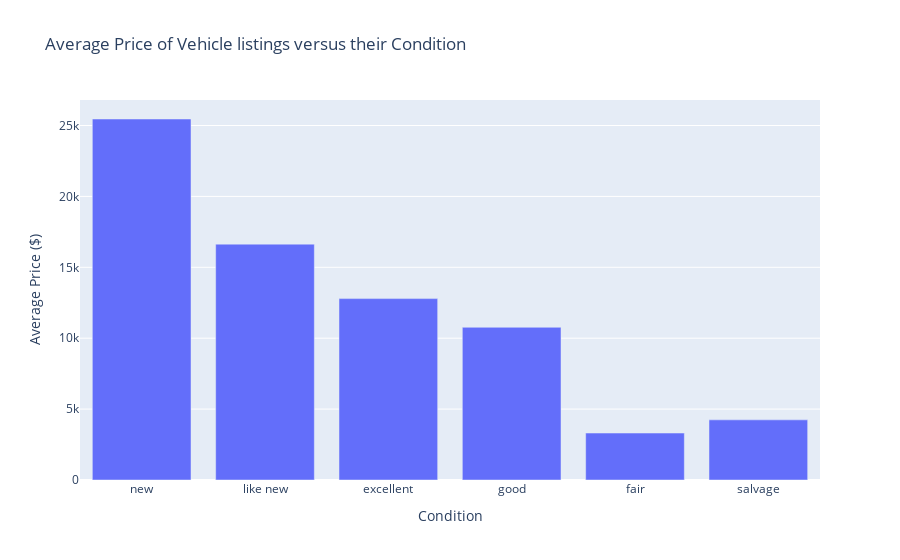

The notebook cell saved with this chart:
### Markdown cell above
We removed several entries with prices far exceeding that of normal market value for the given makes and models. Next we will look at the price versus the condition of the vehicle.

### Code cell
#fig = px.histogram(vehicles_df, x="condition", y="price") 
#fig = px.scatter(vehicles_df, x="condition", y="price") 

#create df with average price vs condition of vehicles data
pc_df = vehicles_df.groupby('condition')['price'].mean().round(0).astype('int')

#plotly chart settings
fig = px.bar(pc_df, y="price",
title="Average Price of Vehicle listings versus their Condition",
labels={"price": "Average Price ($)", "condition": "Condition"}) 
fig.update_xaxes(categoryorder='array', categoryarray= ['new', 'like new', 'excellent', 'good', 'fair', 'salvage'])
# showing the plot
fig.show()

### Figure 1 — Plotly figure (JSON) as saved in the notebook; plotly's stock layout.template omitted (floating-point values rounded to 4 significant figures)
{"data": [{"alignmentgroup": "True", "hovertemplate": "Condition=%{x}<br>Average Price ($)=%{y}<extra></extra>", "legendgroup": "", "marker": {"color": "#636efa", "pattern": {"shape": ""}}, "name": "", "offsetgroup": "", "orientation": "v", "showlegend": false, "textposition": "auto", "type": "bar", "x": ["excellent", "fair", "good", "like new", "new", "salvage"], "xaxis": "x", "y": [12792, 3312, 10770, 16634, 25459, 4242], "yaxis": "y"}], "layout": {"barmode": "relative", "legend": {"tracegroupgap": 0}, "title": {"text": "Average Price of Vehicle listings versus their Condition"}, "xaxis": {"anchor": "y", "categoryarray": ["new", "like new", "excellent", "good", "fair", "salvage"], "categoryorder": "array", "domain": [0, 1], "title": {"text": "Condition"}}, "yaxis": {"anchor": "x", "domain": [0, 1], "title": {"text": "Average Price ($)"}}}}
